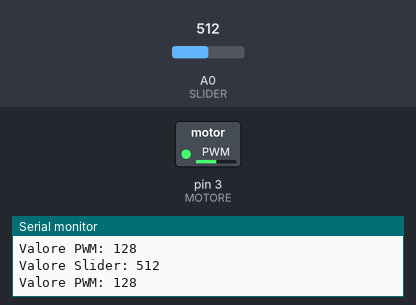
Bench run of a sketch on a simulated Arduino Uno, built with avr-gcc and run on an emulated ATmega328P. Shown: switched loads named in the sketch (green lamp = pin HIGH), the last lines printed to the serial monitor. The test bench sets the inputs (shaded band); at power-on: A0 (SLIDER) = 512.

Above: at 1.2 s.
1.3 s: A0 (SLIDER) set to 716
At 2.3 s:
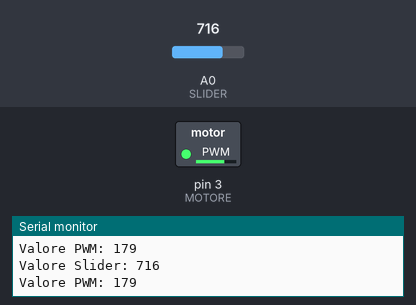
2.8 s: A0 (SLIDER) set to 900
At 3.9 s:
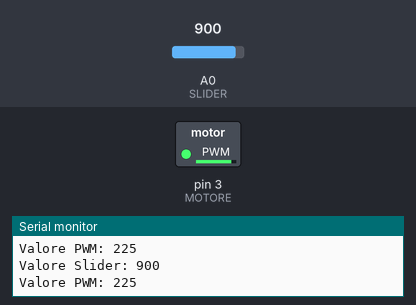
4.3 s: A0 (SLIDER) set to 122
At 5.4 s:
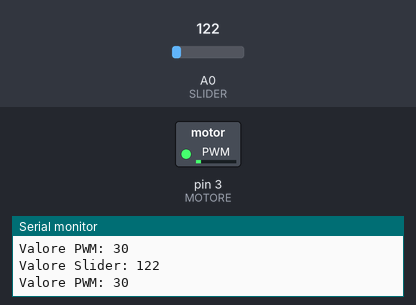
5.8 s: A0 (SLIDER) set to 0
At 6.9 s:
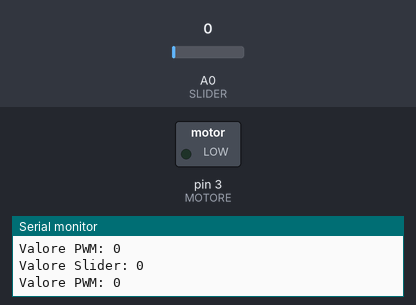
Timing chart, 0 to 8.3 s (numbered marks = the images above; inputs shaded):
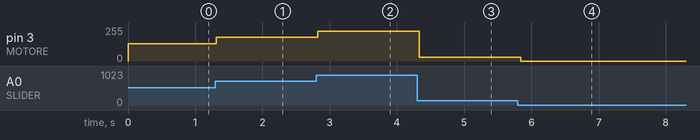

The sketch:

Progetto_04.pde
```cpp
/*
Regolazione velocità motore e/o LED in base al valore rilevato da uno slider.
*/

int Val_PWM = 0; //Valore per PWM (0-255)
int Val_Slider = 0;  //Valore Slider
const int SLIDER = A0;    //Slider 5 kohm
const int MOTORE =  3;  //Motore


void setup()
{
  Serial.begin(9600);
  Serial.println("system startup");
  pinMode(SLIDER, INPUT);  //Impostazione PIN come ingresso
  pinMode(MOTORE, OUTPUT);  //Impostazione PIN come uscita
}

void loop()
{
  Val_Slider = analogRead(SLIDER);  //Lettura valore Slider
  Serial.print("Valore Slider: ");
  Serial.println(Val_Slider, DEC);
  Serial.print("Valore PWM: ");
  Serial.println(Val_PWM, DEC);
  Val_PWM = Val_Slider;
  Val_PWM = Val_PWM / 4;  //L'analogico lavora fino a 1024, ovvero 4 volte in più del PWM, quindi adatto i valori
  analogWrite(MOTORE, Val_PWM);  //Imposto velocità
  delay(100);  //Attesa
}
```

Measured:
- after the input at 1.3 s, pin 3 (MOTORE): 128/255 → 179/255 at once
- after the input at 2.8 s, pin 3 (MOTORE): 179/255 → 225/255 at once
- after the input at 4.3 s, pin 3 (MOTORE): 225/255 → 30/255 at once
- after the input at 5.8 s, pin 3 (MOTORE): 30/255 → 0/255 at once
